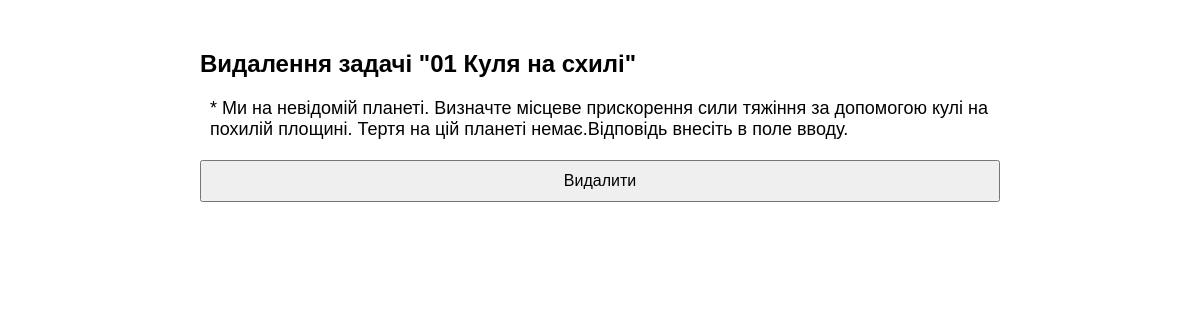
The app's page /del_prob/8 (signed in) with its own data.
### web_macro_mech/models.py (models this page shows)
class Base(DeclarativeBase):
    pass

class Problem(Base):
    __tablename__ = "problems"
    id: Mapped[int] = mapped_column(primary_key=True)
    title: Mapped[str] = mapped_column(String(150), nullable=False)
    cond: Mapped[str] = mapped_column(Text, nullable=False)
    init: Mapped[str] = mapped_column(Text, nullable=False)
    answer: Mapped[str] = mapped_column(Text, nullable=False)
    isOpen: Mapped[bool] = mapped_column(Boolean, default=True)
    username: Mapped[str] = mapped_column(ForeignKey("users.username"))
    user: Mapped["User"] = relationship(back_populates="problems")

### web_macro_mech/routes/main.py (the view)
@main_bp.route('/del_prob/<id>', methods=['GET','POST'])
@login_required
def del_prob(id):
    if request.method == 'GET':
        with SessionLocal() as db:
            problem = db.get(Problem, id)
        return render_template('del_prob.html', problem = problem);
    elif request.method == 'POST':
        with SessionLocal() as db:
            problem = db.get(Problem, id)
            db.delete(problem)
            db.commit()
        return redirect(url_for('main.index'))

### web_macro_mech/__init__.py (called while the page is built)
@login_manager.user_loader
def load_user(user_id):
    with SessionLocal() as session:
        return session.get(User, int(user_id))

### web_macro_mech/templates/del_prob.html (shortened to what this page needs)
{% extends "layout.html" %}
{% block content %}
    <h2>Видалення задачі "{{problem.title}}"</h2>
    <form method="POST">
        <div name="cond" style="font-size: 18px; padding: 0px 10px 20px 10px;">{{problem.cond}}</div>
        <button type="submit">Видалити</button>
    </form>
{% endblock %}

### web_macro_mech/templates/layout.html (style rules this page uses)
body { font-family: Arial, sans-serif; max-width: 800px; margin: 50px auto; }
form { display: flex; flex-direction: column; }
input, button, textarea { margin-bottom: 15px; padding: 10px; font-size: 16px; }

### records on screen
Problem: title "01 Куля на схилі", cond "* Ми на невідомій планеті. Визначте місцеве прискорення сили тяжіння за допомогою кулі на похилій площині. Тертя на цій планеті немає.Відповідь внесіть в поле вводу."
